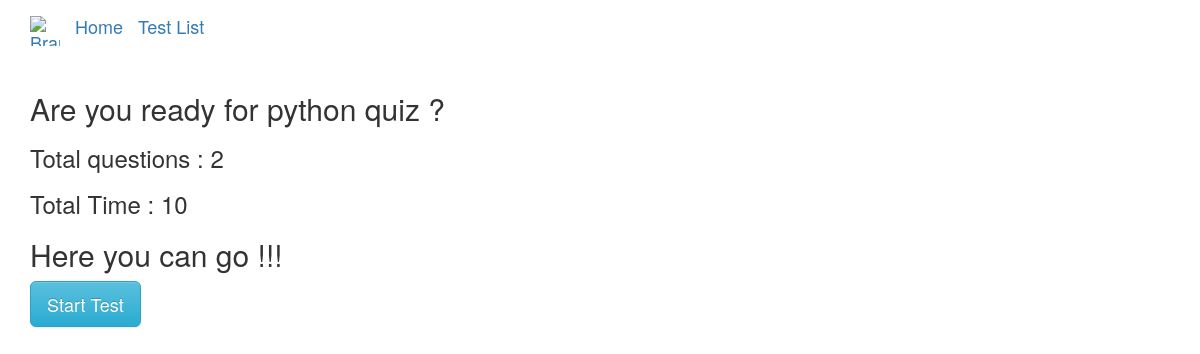
Screenshot of /user/9/test/9/detail/ with the database file from the repository.
### exam/models.py (models this page shows, shortened)
class Test(models.Model):
    test_name = models.CharField(max_length=60,unique=True)
    questions = models.ManyToManyField(Question)
    def __str__(self):
        return (self.test_name)

class Question(models.Model):
    question =models.CharField(max_length=200,unique=True)
    choice = (
        ('MC', 'multiple_choice'),
        ('TF', 'true_false'),
        ('FB', 'fill_in_the_blanks'),
    )
    question_type = models.CharField(max_length = 50, choices = choice)
    options = models.ManyToManyField(Option,blank = True )
    correct_answer = models.ManyToManyField(Option,related_name='correct_answer',blank = True )
    max_time_in_sec = models.PositiveIntegerField()

### exam/views.py (the view)
# urls.py: url(r'^user/(?P<user_pk>\d+)/test/(?P<pk>\d+)/detail/', views.Testdetail.as_view(), name = 'TestDetail'),
class Testdetail(DetailView):
    model = Test
    context_object_name = 'test'
    def first_question(self):
        questions = self.object.questions.all()
        if not questions:
            return None
        return self.object.questions.all()[0]
    def total_questions(self):
        questions = self.object.questions.all()
        return questions.count()
    def total_time(self):
        total = 0
        all_questions = self.object.questions.all()
        for question in all_questions:
            time = question.max_time_in_sec
            total = time+total
        return total
    def get_context_data(self, **kwargs):
        context = super(Testdetail, self).get_context_data(**kwargs)
        context['user_pk'] = self.kwargs['user_pk']
        context['test_pk'] = self.kwargs['pk']
        return context
    def get_attempts(self,**kwargs):
        user = UserAnswer.objects.filter(user = self.kwargs['user_pk'],test = self.kwargs['pk'])
        if user.exists():
            attempts = user.aggregate(Max('attempts'))['attempts__max']
            attempt = attempts+1
            return attempt
        else:
            attempt = 1
            return attempt

### exam/templates/exam/test_detail.html (shortened to what this page needs)
<!DOCTYPE html>
<html lang="en">
<head>
    <link rel="stylesheet" href="https://maxcdn.bootstrapcdn.com/bootstrap/3.3.7/css/bootstrap.min.css">
    <link rel="stylesheet" href="https://maxcdn.bootstrapcdn.com/bootstrap/3.3.7/css/bootstrap-theme.min.css">
</head>
<body>
    <nav class="navbar  mynav" role="navigation" id="navbar">
        <div class="container">
            <a class="navbar-brand mynav" href="#">
                <img alt="Brand" width="30" height="30" src="https://i.fbcd.co/products/resized/resized-750-500/3f621b61843917703025a638d02a45375ef25f1e4b288e8bf3c66c698d976220.jpg">
            </a>
            <a class="navbar-brand mynav" href="{% url 'home' %}">Home</a>
            <a class="navbar-brand mynav" href="{% url 'TestList' user_pk %}">Test List</a>
        </div>
        </nav>
    <div class="container">
    <h2>Are you ready for {{test}} quiz ?</h2>
    <h3>Total questions : {{view.total_questions}}</h3>
    <h3>Total Time : {{view.total_time}}</h3>
    <h2>Here you can go !!!</h2>
    <a class="btn btn-info btn-lg" href="{% url 'QuestionDetail' user_pk test_pk view.get_attempts view.first_question.pk %}" role="button">Start Test</a>
</div>
</body>
</html>

### rows the page displays
Test: test_name "python", total_questions "2", total_time "10"
